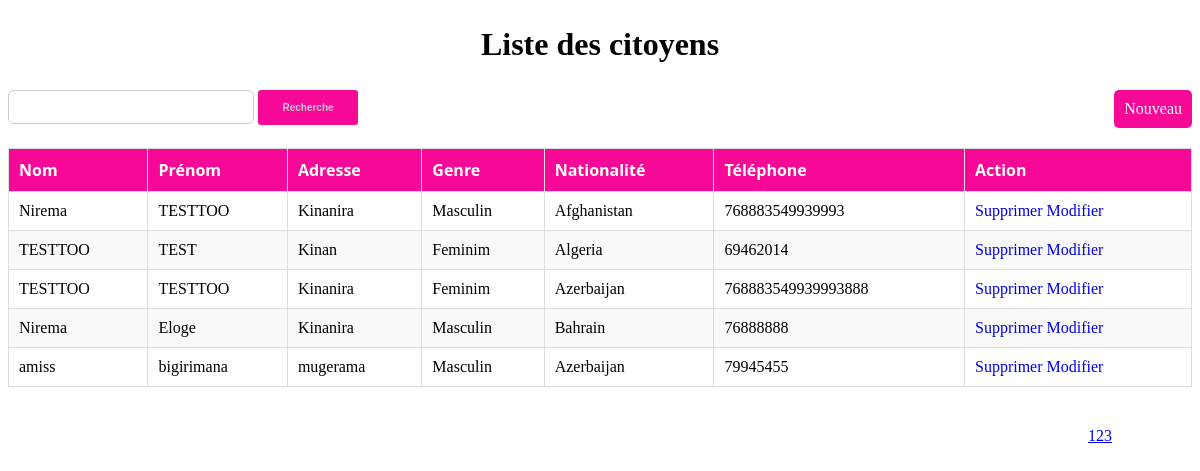
/app/liste/ListeCitoyen.php, run on the app's committed database.
### tables this page shows
CREATE TABLE `citoyen` (
  `idcitoyen` int(11) NOT NULL,
  `nom` varchar(20) NOT NULL,
  `prenom` varchar(20) NOT NULL,
  `adresse` varchar(100) NOT NULL,
  `genre` tinyint(4) NOT NULL,
  `nationalite` int(11) NOT NULL,
  `telephone` varchar(50) NOT NULL
);

CREATE TABLE `pays` (
  `id` int(11) NOT NULL,
  `name` varchar(256) NOT NULL,
  `code` varchar(256) DEFAULT NULL
);

### app/liste/ListeCitoyen.php (the view, shortened to what this page needs)
<?php
        include("../../database/database.php");
        $itemsPerPage = 5;
        $page = isset($_GET['page']) ? $_GET['page'] : 1;
        $start = ($page - 1) * $itemsPerPage;
        if (isset($_GET['search'])) {
            $search = $_GET['search'];
            $sql_query = "SELECT * FROM citoyen LEFT JOIN pays ON pays.id = citoyen.nationalite WHERE nom LIKE '%$search%' OR prenom LIKE '%$search%' OR adresse LIKE '%$search%' OR telephone LIKE '%$search%' LIMIT $start, $itemsPerPage ";
            $citoyens = $conn->query($sql_query);
        } else {
            $sql_query = "SELECT * FROM citoyen LEFT JOIN pays ON pays.id = citoyen.nationalite LIMIT $start, $itemsPerPage";
            $citoyens = $conn->query($sql_query);
        }
        $sql_count = "SELECT COUNT(*) as total FROM citoyen";
        $count_result = $conn->query($sql_count);
        $totalItems = $count_result->fetch(PDO::FETCH_ASSOC)['total'];
        $totalPages = ceil($totalItems / $itemsPerPage);
        $pagination ="<div class='pagination'>";
        for ($i = 1; $i <= $totalPages; $i++) {
            $pagination .="<a href='?page=$i'>$i</a>";
        }
        $pagination .="</div>";
        ?>
<!DOCTYPE html>
<html lang="en">
<head>
    <link rel="stylesheet" href="../../css/style.css">
</head>
<body>
        <h1>Liste des citoyens</h1>
        <div class="header-liste">
            <div class="search">
                <form method="GET" action="">
                    <input type="text" name="search" class="input-search">
                    <button type="submit" class="button-search">Recherche</button>
                </form>
            </div>
            <a href="../insert/Addcitoyen.php" class="btn-table">Nouveau</a>
        </div>
    <table class="my-table">
        <thead>
            <tr>
                <th>Nom</th>
                <th>Prénom</th>
                <th>Adresse</th>
                <th>Genre</th>
                <th>Nationalité</th>
                <th>Téléphone </th>
                <th>Action</th>
            </tr>
        </thead>
        <tbody>
            <?php
              foreach ($citoyens as $citoyen) {      ?>
              <tr>
                <td><?=  $citoyen['nom'] ?></td>
                <td><?=  $citoyen['prenom'] ?></td>
                <td><?=  $citoyen['adresse'] ?></td>
                <td><?php echo $citoyen['genre']==1 ?  'Masculin'    :  'Feminim'; ?></td>
                <td><?=  $citoyen['name'] ?></td>
                <td><?=  $citoyen['telephone'] ?></td>
                <td>
                    <a href="../traitement/delete.php?id=<?= $citoyen['idcitoyen'] ?>" class="btn-action">Supprimer</a>
                    <a href="../update/EditCitoyen.php?id=<?= $citoyen['idcitoyen'] ?>" class="btn-action">Modifier</a>
                </td>
              </tr>
            <?php  } ?>
        </tbody>
    </table>
    <div class="pagination">
        <?= $pagination ?>
    </div>
</body>
</html>

### css/style.css (style rules this page uses)
h1 { text-align: center; padding: 5px; }
.form-row input, .form-row select, .input-search { width: 30vw; height: 35px; }
.form-row input,select,.input-search { border: 1px solid #ccc; border-radius: 6px; outline: none; }
.header-liste { display: flex; justify-content: space-between; }
.input-search { width: 20vw; height: 30px; }
.button-search { width: 100px; height: 35px; background-color: #f70897; border: none; border-radius: 3px; color: #ccc; font-weight: bold; font-size: 10px; }
.my-table { width: 100%; border-collapse: collapse; }
.my-table th, .my-table td { padding: 10px; text-align: left; border: 1px solid #ddd; }
.my-table th { background-color: #f70897; font-weight: bold; color: #fff; font-family: 'Segoe UI', Tahoma, Geneva, Verdana, sans-serif; }
.my-table tr:nth-child(even) { background-color: #f9f9f9; }
.btn-table { background-color: #f70897; padding: 10px; text-decoration: none; float: right; color: #fff; border-radius: 5px; margin-bottom: 20px; }
.btn-action { text-decoration: none; }
.pagination { margin: 20px; float: right; text-decoration: none; }

### data on the page
citoyen: nom "Nirema", prenom "TESTTOO", adresse "Kinanira", genre "Masculin", pays.name "Afghanistan", telephone "768883549939993"
citoyen: nom "TESTTOO", prenom "TEST", adresse "Kinan", genre "Feminim", pays.name "Algeria", telephone "69462014"
citoyen: nom "TESTTOO", prenom "TESTTOO", adresse "Kinanira", genre "Feminim", pays.name "Azerbaijan", telephone "768883549939993888"
citoyen: nom "Nirema", prenom "Eloge", adresse "Kinanira", genre "Masculin", pays.name "Bahrain", telephone "76888888"
citoyen: nom "amiss", prenom "bigirimana", adresse "mugerama", genre "Masculin", pays.name "Azerbaijan", telephone "79945455"
